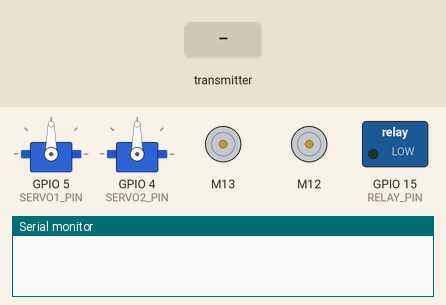
Simulated run of this sketch. Board: ESP32. On the bench: 2 × servo, 2 × DC motor (green arrow = forward, orange = backward, longer = faster), switched loads named in the sketch (green lamp = pin HIGH), the last lines printed to the serial monitor. Inputs (shaded band) come from the test bench.

Above: at 1.2 s.
1.3 s: the transmitter starts sending j1x = 0
At 1.8 s:
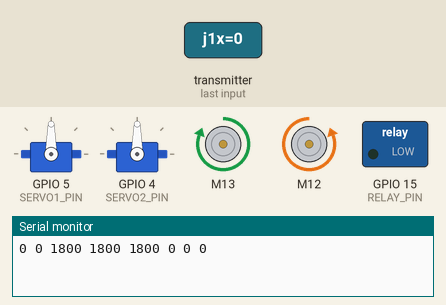
2.8 s: the transmitter starts sending j2y = 0
At 4.0 s:
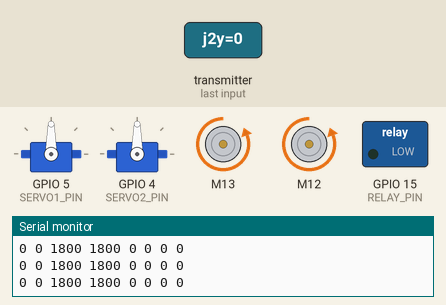
4.3 s: the transmitter starts sending j2y = 2048
At 5.3 s:
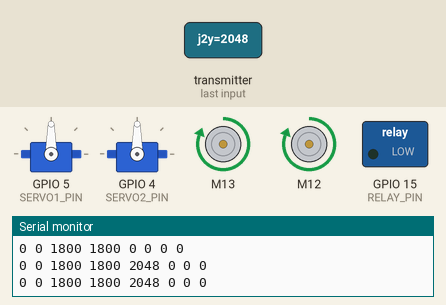
5.8 s: the transmitter starts sending j2y = 1024
At 6.4 s:
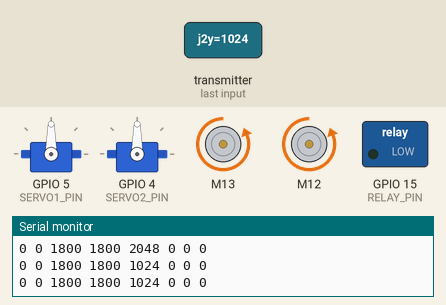
7.3 s: the transmitter starts sending j2y = 4095
At 8.8 s:
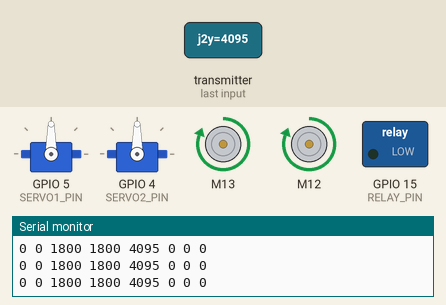
Timing chart, 0 to 9.8 s (numbered marks = the images above; inputs shaded):
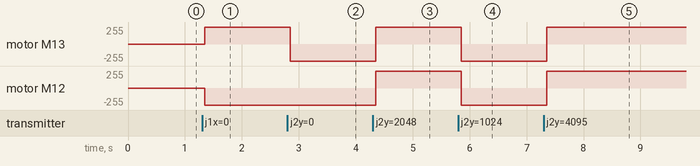

Measured:
- after the input at 1.3 s, motor M13: stopped → forward 255/255 after 0.05 s; motor M12: stopped → backward 255/255 after 0.05 s
- after the input at 2.8 s, motor M13: forward 255/255 → backward 255/255 after 0.05 s
- after the input at 4.3 s, motor M13, motor M12: backward 255/255 → forward 255/255 after 0.05 s
- after the input at 5.8 s, motor M13, motor M12: forward 255/255 → backward 255/255 after 0.05 s
- after the input at 7.3 s, motor M13, motor M12: backward 255/255 → forward 255/255 after 0.05 s

The sketch:

ESPNOW_Robot.ino
```cpp
// RX (ROBOT)
#include <ESP32Servo.h>
#include <TB6612_ESP32.h>
#include <esp_now.h>
#include <WiFi.h>

#define BIN1 12 // ESP32 Pin D12 to TB6612FNG Pin BIN1
#define BIN2 27 // ESP32 Pin D27 to TB6612FNG Pin BIN2
#define AIN1 13 // ESP32 Pin D13 to TB6612FNG Pin AIN1
#define AIN2 14 // ESP32 Pin D14 to TB6612FNG Pin AIN2
#define STBY 33 // ESP32 Pin D33 to TB6612FNG Pin STBY
#define PWMA 26 // ESP32 Pin D26 to TB6612FNG Pin PWMA
#define PWMB 25 // ESP32 Pin D25 to TB6612FNG Pin PWMB


#define RELAY_PIN 15 // pin G15

#define SERVO1_PIN 5
#define SERVO2_PIN 4

typedef struct test_struct {
  int ptr = 0;
  int j1x = 1800;
  int j1y = 1800;
  int j2x = 1800;
  int j2y = 1800;
  int bj1 = 0;
  int bj2 = 0;
  int tmb = 0;
} test_struct;

test_struct myData;

// these constants are used to allow you to make your motor configuration
// line up with function names like forward.  Value can be 1 or -1
const int offsetA = 1;
const int offsetB = 1;

Motor motor1 = Motor(AIN1, AIN2, PWMA, offsetA, STBY, 5000, 8, 3);
Motor motor2 = Motor(BIN1, BIN2, PWMB, offsetB, STBY, 5000, 8, 2);

Servo servo1;
Servo servo2;

void OnDataRecv(const uint8_t * mac, const uint8_t *incomingData, int len) {
  memcpy(&myData, incomingData, sizeof(myData));
  Serial.println(String(myData.ptr) + " " + String(myData.j1x) + " " + String(myData.j1y) + " " + String(myData.j2x) + " " + String(myData.j2y) + " " + String(myData.bj1) + " " + String(myData.bj2) + " " + String(myData.tmb));
}

void setup() {
  pinMode(RELAY_PIN, OUTPUT);
  servo1.attach(SERVO1_PIN);
  servo2.attach(SERVO2_PIN);

  Serial.begin(115200);
  WiFi.mode(WIFI_STA);

  if (esp_now_init() != ESP_OK) {
    Serial.println("Error initializing ESP-NOW");
    return;
  }

  esp_now_register_recv_cb(OnDataRecv);
  // servo1.write(posDegrees);
}

void loop() {
  // myData.ptr, myData.j1x, myData.j1y, myData.j2x, myData.j2y, myData.bj1, yData.bj2, myData.tmb
  // Forward/Back: myData.j2y
  // Left/Right:  myData.j1x (or j2x)
  // [1700-1900]

  if (myData.j2y > 2000) {
    // Forward
    forward(motor1, motor2, 255); // 255 - max speed (voltage actually)
  }
  else if (myData.j2y < 1600) {
    // Backward
    back(motor1, motor2, 255);
  }
  else if (myData.j1x > 2000) { // or j2x
    // Right
    motor1.drive(-255); // speed, optional duration
    motor2.drive(255);
  }
  else if (myData.j1x < 1600) { // or j2x
    // Left
    motor1.drive(255); // speed, optional duration
    motor2.drive(-255);
  }
  else {
    motor1.brake();
    motor2.brake();
  }

  // Realy control with tumbler
  if (myData.tmb == 1) {
    digitalWrite(RELAY_PIN, HIGH);
  }
  else {
    digitalWrite(RELAY_PIN, LOW);
  }
}
```
